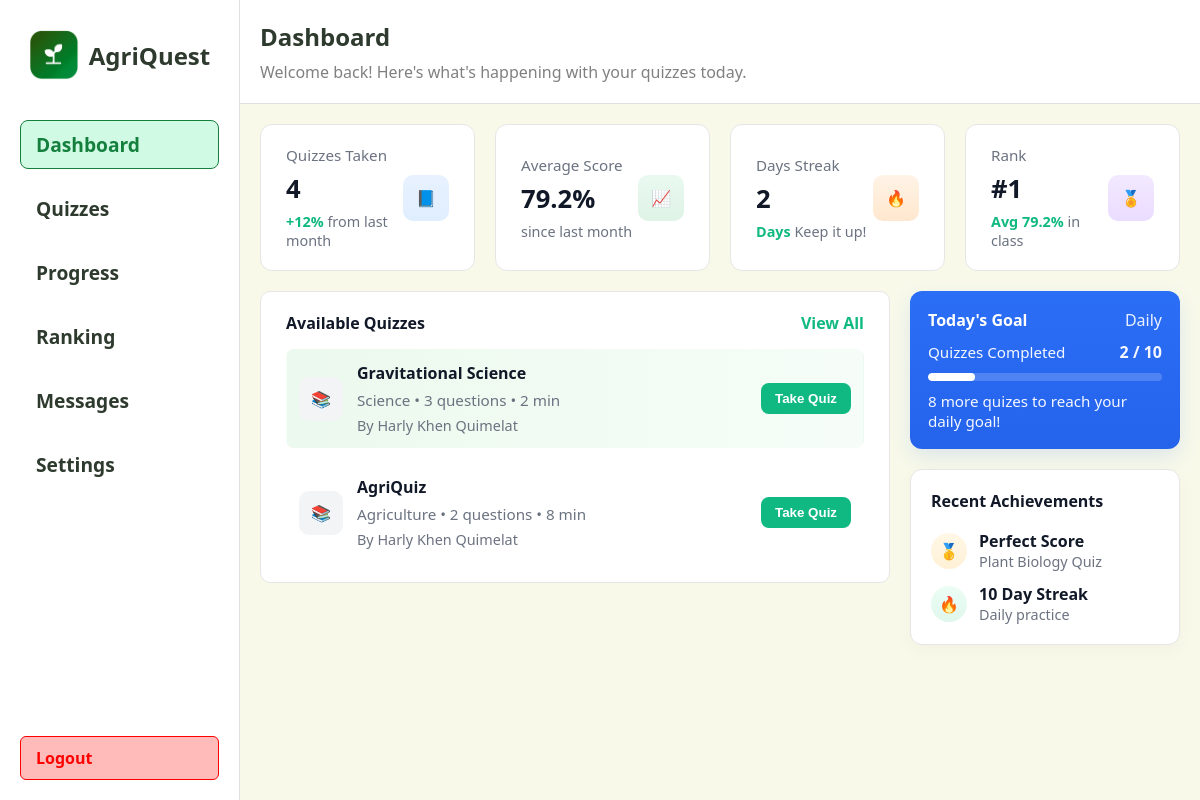
The page /student/dashboard (signed in) on the database its author committed.
### app/models.py (models this page shows, shortened)
class Quiz(db.Model):
	id = db.Column(db.Integer, primary_key=True)
	title = db.Column(db.String(200), nullable=False)
	description = db.Column(db.Text)
	time_limit = db.Column(db.Integer, default=0)  # minutes
	difficulty = db.Column(db.String(50))
	teacher_id = db.Column(db.Integer, db.ForeignKey('teacher.id'), nullable=True)
	subject_id = db.Column(db.Integer, db.ForeignKey('subject.id'), nullable=True)
	questions = db.relationship('Question', backref='quiz', cascade='all, delete-orphan', lazy=True)
	created_at = db.Column(db.DateTime, nullable=False, default=db.func.now())

class Subject(db.Model):
	id = db.Column(db.Integer, primary_key=True)
	name = db.Column(db.String(120), unique=True, nullable=False)
	code = db.Column(db.String(20), unique=True)
	description = db.Column(db.Text)
	category = db.Column(db.String(50))
	grade_level = db.Column(db.String(20))
	quizzes = db.relationship('Quiz', backref='subject', lazy=True)

class Teacher(db.Model):
	id = db.Column(db.Integer, primary_key=True)
	name = db.Column(db.String(100), nullable=False)
	email = db.Column(db.String(120), unique=True, nullable=False)
	password_hash = db.Column(db.String(128), nullable=False)
	quizzes = db.relationship('Quiz', backref='teacher', lazy=True)

### app/routes.py (the view)
@main.route("/student/dashboard")
def student_dashboard():
    from .models import Quiz, Teacher
    quizzes = Quiz.query.order_by(Quiz.created_at.desc()).limit(10).all()
    student_id = session.get('student_id')
    student = None
    daily_goal = 1
    completed_today = 0
    if student_id:
        student = Student.query.filter_by(id=student_id).first()
        if student:
            try:
                daily_goal = int(student.daily_goal or 1)
            except Exception:
                daily_goal = 1
        try:
            from datetime import datetime, timedelta
            now = datetime.utcnow()
            since = now - timedelta(days=1)
            completed_today = QuizAttempt.query.filter(QuizAttempt.student_id == student_id, QuizAttempt.completed_at != None, QuizAttempt.completed_at >= since).count()
        except Exception:
            completed_today = 0
    quizzes_taken = 0
    if student_id:
        try:
            quizzes_taken = QuizAttempt.query.filter(QuizAttempt.student_id == student_id, QuizAttempt.completed_at != None).count()
        except Exception:
            quizzes_taken = 0
    avg_score = None
    if student_id:
        try:
            avg_val = db.session.query(func.avg(QuizAttempt.percent)).filter(QuizAttempt.student_id == student_id, QuizAttempt.completed_at != None, QuizAttempt.percent != None).scalar()
            if avg_val is not None:
                try:
                    avg_score = round(float(avg_val), 1)
                except Exception:
                    avg_score = None
        except Exception:
            avg_score = None
        days_streak = 0
        if student_id:
            try:
                attempts = (
                    QuizAttempt.query.filter(QuizAttempt.student_id == student_id, QuizAttempt.completed_at != None)
                    .with_entities(QuizAttempt.completed_at)
                    .order_by(QuizAttempt.completed_at.desc())
                    .all()
                )
                completed_dates = set()
                for (dt,) in attempts:
                    if dt is None:
                        continue
                    try:
                        d = dt.date()
                    except Exception:
                        continue
                    completed_dates.add(d)
                today = datetime.utcnow().date()
                cur = today
                streak = 0
                while cur in completed_dates:
                    streak += 1
                    cur = cur - timedelta(days=1)
                days_streak = streak
            except Exception:
                days_streak = 0
        current_student_rank = None
        current_student_avg = None
        try:
            averages = (
                db.session.query(
                    Student.id.label('student_id'),
                    func.avg(QuizAttempt.percent).label('avg_percent')
                )
                .join(QuizAttempt, QuizAttempt.student_id == Student.id)
                .filter(QuizAttempt.completed_at != None, QuizAttempt.percent != None)
                .group_by(Student.id)
                .order_by(func.avg(QuizAttempt.percent).desc())
                .all()
            )
            last_score = None
            dense_rank = 0
            for row in averages:
                avg = float(row.avg_percent) if row.avg_percent is not None else 0.0
                if last_score is None or avg != last_score:
                    dense_rank += 1
                last_score = avg
                if row.student_id == student_id:
                    current_student_rank = dense_rank
                    current_student_avg = round(avg, 1)
                    break
        except Exception:
            current_student_rank = None
            current_student_avg = None
        return render_template("student/dashboard.html", quizzes=quizzes, daily_goal=daily_goal, daily_completed=completed_today, quizzes_taken=quizzes_taken, avg_score=avg_score, days_streak=days_streak, current_student_rank=current_student_rank, current_student_avg=current_student_avg)

### app/templates/student/dashboard.html (shortened to what this page needs)
<!DOCTYPE html>
<html lang="en">
  <head>
  </head>
  <body>
    <div class="left">
      {% include 'partials/student_sidebar.html' %}
    </div>
    <div class="right">
      <div class="header">
        <div class="header-title">
          <span style="font-size: 1.5rem; font-weight: 700; color: #2d3a2d"
            >Dashboard</span
          >
          <span style="font-size: 1rem; color: grey"
            >Welcome back! Here's what's happening with your quizzes
            today.</span
          >
        </div>
      </div>
      <div class="stats">
    <div class="total-quizzes">
          <div class="stat-left">
            <div class="stat-title">Quizzes Taken</div>
      <div class="stat-value">{{ quizzes_taken if quizzes_taken is not none else 0 }}</div>
            <div class="stat-delta">
              +12%
              <span style="color: #6b7280; font-weight: 500"
                >from last month</span
              >
            </div>
          </div>
          <div class="stat-right">
            <div class="stat-icon blue">📘</div>
          </div>
        </div>
        <div class="active-subjects">
          <div class="stat-left">
            <div class="stat-title">Average Score</div>
            <div class="stat-value">{% if avg_score is not none %}{{ avg_score }}%{% else %}N/A{% endif %}</div>
            <div class="stat-delta" style="color: #10b981">
              {% if avg_score is not none %}
                {% set improvement = '' %}
                <span style="color: #6b7280; font-weight: 500">since last month</span>
              {% else %}
                <span style="color: #6b7280; font-weight: 500">No scores yet</span>
              {% endif %}
            </div>
          </div>
          <div class="stat-right">
            <div class="stat-icon green">📈</div>
          </div>
        </div>
        <div class="total-students">
          <div class="stat-left">
            <div class="stat-title">Days Streak</div>
            <div class="stat-value">{{ days_streak if days_streak is not none else 0 }}</div>
            <div class="stat-delta" style="color: #10b981">
              Days
              <span style="color: #6b7280; font-weight: 500">Keep it up!</span>
            </div>
          </div>
          <div class="stat-right">
            <div class="stat-icon orange">🔥</div>
          </div>
        </div>
        <div class="avg-score">
          <div class="stat-left">
            <div class="stat-title">Rank</div>
            <div class="stat-value">{% if current_student_rank %}#{{ current_student_rank }}{% else %}—{% endif %}</div>
            <div class="stat-delta" style="color: #10b981">
              {% if current_student_avg is not none %}Avg {{ current_student_avg }}%{% else %}No score yet{% endif %}
              <span style="color: #6b7280; font-weight: 500">in class</span>
            </div>
          </div>
          <div class="stat-right">
            <div class="stat-icon purple">🏅</div>
          </div>
        </div>
      </div>
      <div class="section">
        <div class="section-left">
          <div class="available-quizzes">
            <div
              style="
                display: flex;
                justify-content: space-between;
                align-items: center;
              "
            >
              <div style="font-weight: 700; color: #111827">
                Available Quizzes
              </div>
              <a style="color: #10b981; text-decoration: none; font-weight: 700"
                >View All</a
              >
            </div>
            {% if quizzes %}
              {% for quiz in quizzes %}
                <div class="quiz-item {% if loop.first %}featured{% endif %}" style="border: 1px solid transparent">
                  <div class="quiz-icon" style="background: #f3f4f6; color: #111827;">
                    📚
                  </div>
                  <div class="quiz-meta">
                    <div class="quiz-title">{{ quiz.title }}</div>
                    <div class="quiz-desc">
                      {% if quiz.subject %}{{ quiz.subject.name }} • {% endif %}
                      {{ quiz.questions|length }} questions • {{ quiz.time_limit }} min
                    </div>
                    <div style="color: #6b7280; font-size: 0.9rem; margin-top: 6px">
                      {% if quiz.teacher_id and quiz.teacher %}By {{ quiz.teacher.name}}{% else %}By Unknown{% endif %}
                    </div>
                  </div>
                  <div>
                    <a href="{{ url_for('main.student_take_quiz', quiz_id=quiz.id) }}" style="text-decoration: none;">
                      <button class="btn green" type="button">Take Quiz</button>
                    </a>
                  </div>
                </div>
              {% endfor %}
            {% else %}
              <div>
                <a href="{{ url_for('main.student_quizzes') }}" style="color: #6b7280; text-decoration: none; font-weight: 700">No available quizzes at the moment. View all quizzes</a>
              </div>
            {% endif %}
          </div>
        </div>
        <div class="section-right">
          <div class="todays-goal">
            <div class="goal-header">
              <div class="goal-title">Today's Goal</div>
              <div style="opacity: 0.9">Daily</div>
            </div>
            {% set dg = daily_goal if daily_goal is not none else 1 %}
            {% set dc = daily_completed if daily_completed is not none else 0 %}
            {% set dg_safe = dg if dg > 0 else 0 %}
            {% if dg_safe and dg_safe > 0 %}
              {% set pct = (dc * 100 / dg_safe)|round(0) if dg_safe > 0 else 0 %}
            {% else %}
              {% set pct = 0 %}
            {% endif %}
            <div class="goal-progress-row">
              <div style="font-size: 0.95rem">Quizzes Completed</div>
              <div style="font-weight: 700">{{ dc }} / {{ dg }}</div>
            </div>
            <div class="progress-track" data-pct="{{ pct }}">
              <div class="progress-fill"></div>
            </div>
            <div class="goal-note">
              {% if dg_safe == 0 %}
                No daily goal set. Set one in Settings to track progress.
              {% elif dc >= dg %}
                Daily goal reached — great job!
              {% else %}
                {% set remaining = (dg - dc) if dg - dc > 0 else 0 %}
                {{ remaining }} more quiz{{ 'es' if remaining != 1 else '' }} to reach your daily goal!
              {% endif %}
            </div>
          </div>
          <div class="recent-achievements">
            <div style="font-weight: 700; margin-bottom: 6px; color: #111827">
              Recent Achievements
            </div>
            <div class="achievement-item">
              <div class="ach-icon gold">🥇</div>
              <div class="ach-text">
                <div class="title">Perfect Score</div>
                <div class="subtitle">Plant Biology Quiz</div>
              </div>
            </div>
            <div class="achievement-item">
              <div class="ach-icon green">🔥</div>
              <div class="ach-text">
                <div class="title">10 Day Streak</div>
                <div class="subtitle">Daily practice</div>
              </div>
            </div>
          </div>
        </div>
      </div>
    </div>
  </body>
</html>

### rows shown on the page
Quiz: title "Gravitational Science", subject.name "Science", questions|length "3", time_limit "2", teacher.name "Harly Khen Quimelat"
Quiz: title "AgriQuiz", subject.name "Agriculture", questions|length "2", time_limit "8", teacher.name "Harly Khen Quimelat"

### other values the page prints
{{ quizzes_taken if quizzes_taken is not none else 0 }} "4"
{{ avg_score }} "79.2"
{{ days_streak if days_streak is not none else 0 }} "2"
{{ current_student_rank }} "1"
{{ current_student_avg }} "79.2"
{{ dc }} "2"
{{ dg }} "10"
{{ remaining }} "8"
{{ 'es' if remaining != 1 else '' }} "es"
